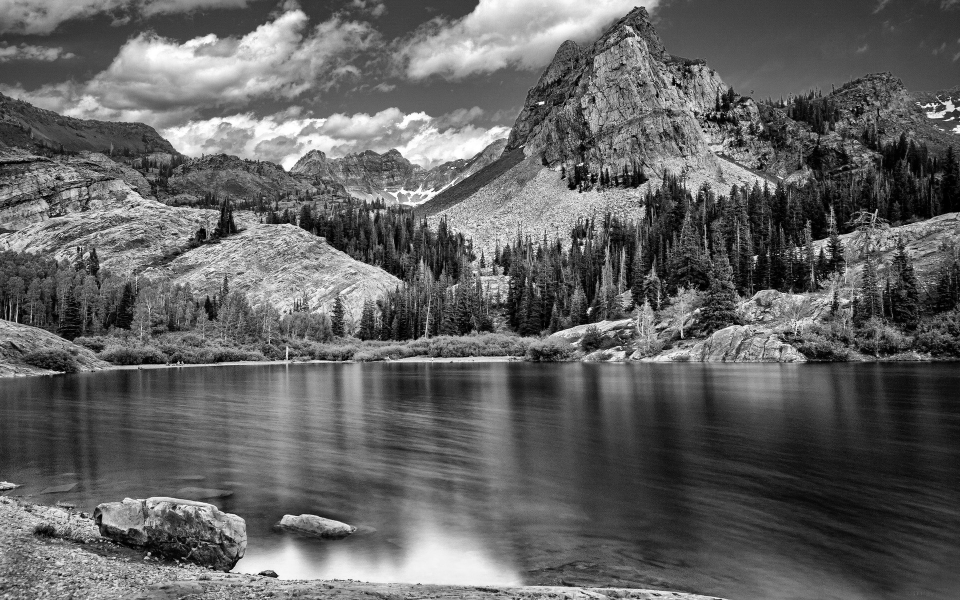
//> input picture 1-normal.jpg, 1920 x 1200 px (shown at 1/2 size); the run also reads 1 picture not shown here
$ ./main   (built with g++ and OpenCV 4)
//> lines starting //> are read from the running program, lines starting //| are printed output that depends on the picture
#include <iostream>
#include <opencv2/opencv.hpp>
using namespace std;
#include "vector"
using namespace cv;

double getVariance(Mat &inputImg, int y , int x) {
    int lowerBoundY = y -1 >=  0? y -1 : y;
    int upperBoundY = y + 1 < inputImg.rows? y + 1 : y;
    int lowerBoundX = x - 1 >= 0? x -1  :  x;
    int upperBoundX = x + 1 < inputImg.cols? x + 1 : x;
    Mat tempMat;
    int length = (upperBoundY - lowerBoundY) + 1;
    int width = (upperBoundX - lowerBoundX) + 1;
    inputImg(Rect(lowerBoundX, lowerBoundY, width, length)).copyTo(tempMat);
    Scalar mean, stddev;
    meanStdDev(tempMat, mean, stddev);
    return stddev.val[0] * stddev.val[0];
}

float calculateNoise(Mat inputImg) {
    float numOfNoisy = 0.0;
    for (int i = 0; i < inputImg.rows; i ++) {
        for (int j = 0; j < inputImg.cols; j++) {
            if ( getVariance(inputImg, i, j)  > 450) {
                numOfNoisy++;
            }
        }
    }
    return  ( numOfNoisy / (inputImg.rows * inputImg.cols) ) * 100;
}

float calculateEdginess(Mat inputImg) {
    float numOfBlurry = 0.0;
    float sum = 0;
    Mat grad_x, grad_y;
    Mat abs_grad_x, abs_grad_y;
    int kernelSize = 3, scale = 1, delta = 0;

    Sobel( inputImg, grad_x, CV_8U, 1, 0, kernelSize, scale, delta, BORDER_DEFAULT );
    convertScaleAbs( grad_x, abs_grad_x );

    Sobel( inputImg, grad_y, CV_8U, 0, 1, kernelSize, scale, delta, BORDER_DEFAULT );
    convertScaleAbs( grad_y, abs_grad_y );

    Mat grad;

    add(abs_grad_x, abs_grad_y, grad);

    for (int i = 0; i < grad.rows; i ++) {
        for (int j = 0; j < grad.cols; j++) {
            sum += (int)(grad.at<uchar>(i,j));
            if ( (int)(grad.at<uchar>(i,j))  < 20) {
                numOfBlurry++;
            }
        }
    }
    return ( numOfBlurry/ (inputImg.rows * inputImg.cols) ) * 100;
}

tuple<bool,float,Mat> removeBlurIfPresent(Mat const& inputImg) {
    float blurPercentage = calculateEdginess(inputImg);
    if (blurPercentage > 68) {
        Mat smoothened;
        GaussianBlur(inputImg, smoothened,Size(23, 23), 5,5);
        Mat edges = inputImg - smoothened;
        Mat sharpened;
        addWeighted(inputImg, 1, edges, 0.7, 0,sharpened);
        return make_tuple(true, blurPercentage, sharpened);
    } else {
        return make_tuple(false, blurPercentage, inputImg);
    }
}

tuple<bool,float,Mat> removeNoiseIfPresent(Mat const& inputImg) {
    Mat smoothened;
    float noisePercentage = calculateNoise(inputImg);
    if (noisePercentage > 50) {
        medianBlur(inputImg, smoothened,5);
        return make_tuple(true, noisePercentage, smoothened);
    }
    return make_tuple(false,noisePercentage,inputImg);
}

tuple<bool,float,Mat> removeCollapsnessIfPresent(Mat const& inputImg) {
    double min, max;

    minMaxLoc(inputImg, &min,&max);
    double spreadnessPercentage = (((max - min) + 1) / 256) * 100;

    if (spreadnessPercentage < 60) {
        double scalingFactor = 256 / ((max - min) + 1);
        double a = 0, c = min;
        Mat uncollapsed = ((inputImg - c) * (scalingFactor) + a)  * 1.15;
        return make_tuple(true, (100 - spreadnessPercentage), uncollapsed);
    }
    return make_tuple(false,(100 - spreadnessPercentage),inputImg);
}

void processImage(Mat const& inputImg, char imageId) {
    tuple<bool,float,Mat> output = removeNoiseIfPresent(inputImg);
    if (get<0>(output)) {
        cout << "Noisy: " << get<1>(output)<<"%"<<endl;
    } else {
        cout<<"No noise!"<< " " << "Noise %: " <<get<1>(output)<<"%"<<endl;
    }

    Mat newImg = get<2>(output);
    tuple<bool,float,Mat> output2= removeBlurIfPresent(newImg);
    if (get<0>(output2)) {
        cout << "Blurry: " << get<1>(output2)<<"%"<<endl;
    } else {
        cout<<"No Blur! "<<"Blur %: "<< get<1>(output2)<<"%"<<endl;
    }

    newImg = get<2>(output2);
    tuple<bool,float,Mat> output3= removeCollapsnessIfPresent(newImg);
    if (get<0>(output3)) {
        cout << "Collapsed: " << get<1>(output3)<<"%"<<endl;
    } else {
        cout<<"No Collapsness! "<<"Collapsness %: "<< get<1>(output3)<<"%"<<endl;
    }
    string fileName = "fixed";
    fileName += imageId;
    fileName += ".jpg";

    imwrite(fileName, get<2>(output3));
    cout << "-----------------------------------------------------------------------------" <<endl;
}

int main() {
    vector<string> files{"1-normal", "2-noisy", "3-blurry", "4-collapsed", "5-blurry_noisy", "6-collapsed_noisy", "7-collapsed_blurry", "8-collapsed_blurry_noisy"};
    auto openAndProcess = [](string name) {cout << name <<endl;processImage(imread(name + ".jpg", 0), name[0]);};
    for_each(files.begin(), files.end(), openAndProcess);
//> the loop in calculateNoise, `for (int i = 0; i < inputImg.rows; i ++)` made 1200 passes
//> numOfNoisy on passes 1 to 3: 3, 6, 8
//> in calculateNoise, inputImg is the input picture: 1200 rows x 1920 cols, CV_8UC1; min 0, max 255, mean 99
//> after the loop in calculateNoise, `for (int i = 0; i < inputImg.rows; i ++)`: numOfNoisy = 639602
//> in removeNoiseIfPresent, `float noisePercentage = calculateNoise(inputImg);`: noisePercentage = 27.76
//| No noise! Noise %: 27.7605%
//> in calculateEdginess, `add(abs_grad_x, abs_grad_y, grad);`:
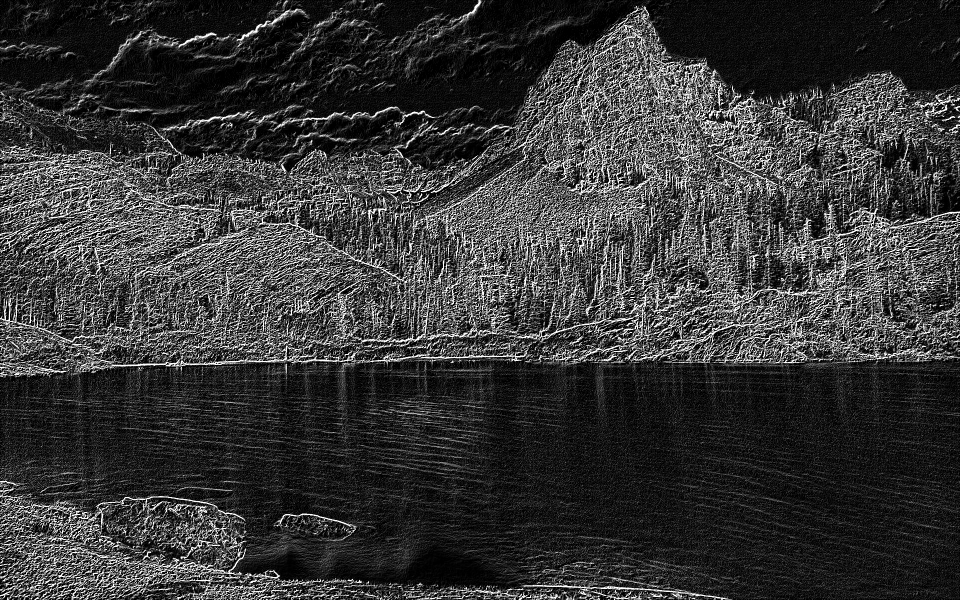
//> grad: 1200 rows x 1920 cols, CV_8UC1 (shown at 1/2 size); min 0, max 255, mean 55.4
//> the loop in calculateEdginess, `for (int i = 0; i < grad.rows; i ++)` made 1200 passes
//> (sum, numOfBlurry) on passes 1 to 3: (15422, 1654), (41042, 3138), (71625, 4517)
//> after the loop in calculateEdginess, `for (int i = 0; i < grad.rows; i ++)`: sum = 127743752; numOfBlurry = 1065825
//> in removeBlurIfPresent, `float blurPercentage = calculateEdginess(inputImg);`: blurPercentage = 46.26
//| No Blur! Blur %: 46.2598%
//> in removeCollapsnessIfPresent, `minMaxLoc(inputImg, &min,&max);`: min = 0; max = 255
//> in removeCollapsnessIfPresent, `double spreadnessPercentage = (((max - min) + 1) / 256) * 100;`: spreadnessPercentage = 100
//| No Collapsness! Collapsness %: 0%
//> the loop in calculateNoise (call 2), `for (int i = 0; i < inputImg.rows; i ++)` made 1200 passes
//> numOfNoisy on passes 1 to 3: 792, 1751, 2726
//| Noisy: 65.6306%
//> in calculateEdginess (call 2), `add(abs_grad_x, abs_grad_y, grad);`:
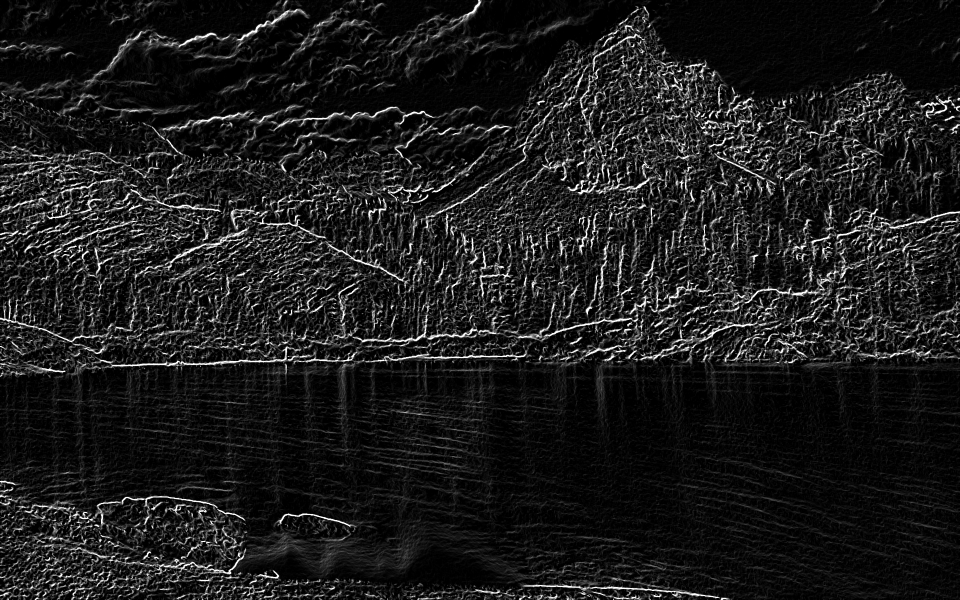
//> grad: 1200 rows x 1920 cols, CV_8UC1 (shown at 1/2 size); min 0, max 255, mean 28.2
//> the loop in calculateEdginess (call 2), `for (int i = 0; i < grad.rows; i ++)` made 1200 passes
//> (sum, numOfBlurry) on passes 1 to 3: (8968, 1811), (23495, 3560), (38886, 5290)
//> after the loop in calculateEdginess (call 2), `for (int i = 0; i < grad.rows; i ++)`: sum = 64926528; numOfBlurry = 1477859
//| No Blur! Blur %: 64.1432%
//| No Collapsness! Collapsness %: 0%
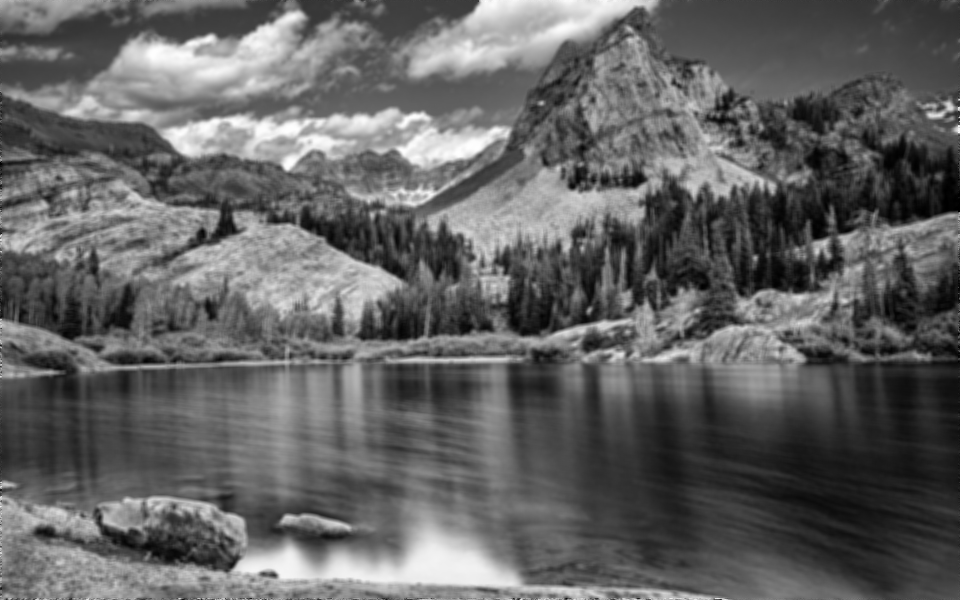
//> input picture 3-blurry.jpg, 1920 x 1200 px (shown at 1/2 size)
//> in calculateNoise, inputImg is the input picture: 1200 rows x 1920 cols, CV_8UC1; min 0, max 255, mean 98.5
//| No noise! Noise %: 0.219401%
//> in calculateEdginess (call 3), `add(abs_grad_x, abs_grad_y, grad);`:
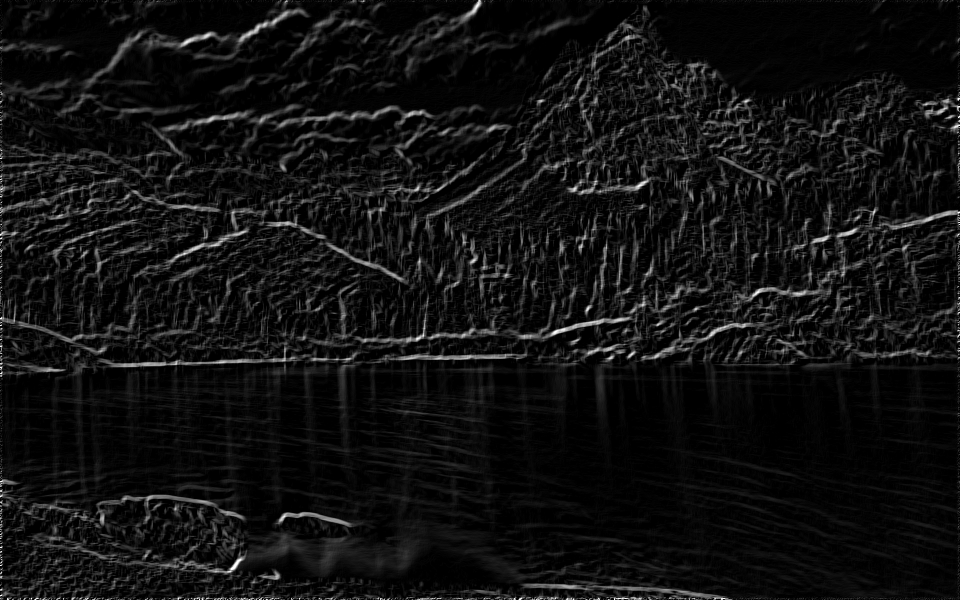
//> grad: 1200 rows x 1920 cols, CV_8UC1 (shown at 1/2 size); min 0, max 255, mean 17.2
//> the loop in calculateEdginess (call 3), `for (int i = 0; i < grad.rows; i ++)` made 1200 passes
//> (sum, numOfBlurry) on passes 1 to 3: (15796, 1639), (41820, 3120), (72361, 4488)
//> after the loop in calculateEdginess (call 3), `for (int i = 0; i < grad.rows; i ++)`: sum = 39521272; numOfBlurry = 1672676
//> in removeBlurIfPresent (call 3), `float blurPercentage = calculateEdginess(inputImg);`: blurPercentage = 72.6
//> in removeBlurIfPresent (call 3), `Mat edges = inputImg - smoothened;`:
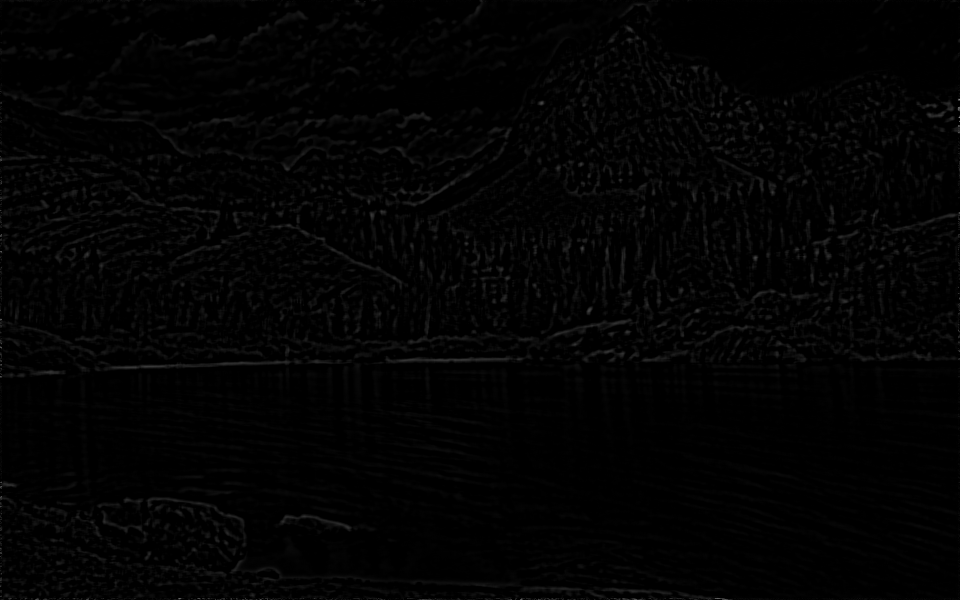
//> edges: 1200 rows x 1920 cols, CV_8UC1 (shown at 1/2 size); min 0, max 158, mean 2.8
//| Blurry: 72.5988%
//| No Collapsness! Collapsness %: 0%
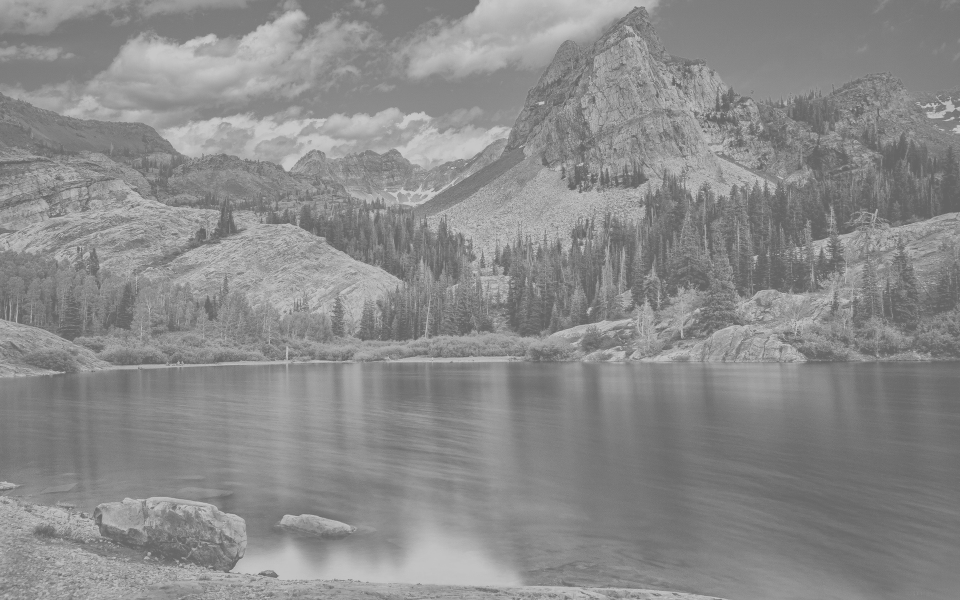
//> input picture 4-collapsed.jpg, 1920 x 1200 px (shown at 1/2 size)
//> in calculateNoise, inputImg is the input picture: 1200 rows x 1920 cols, CV_8UC1; min 95, max 206, mean 138.8
//| No noise! Noise %: 1.78832%
//> in calculateEdginess (call 4), `add(abs_grad_x, abs_grad_y, grad);`:
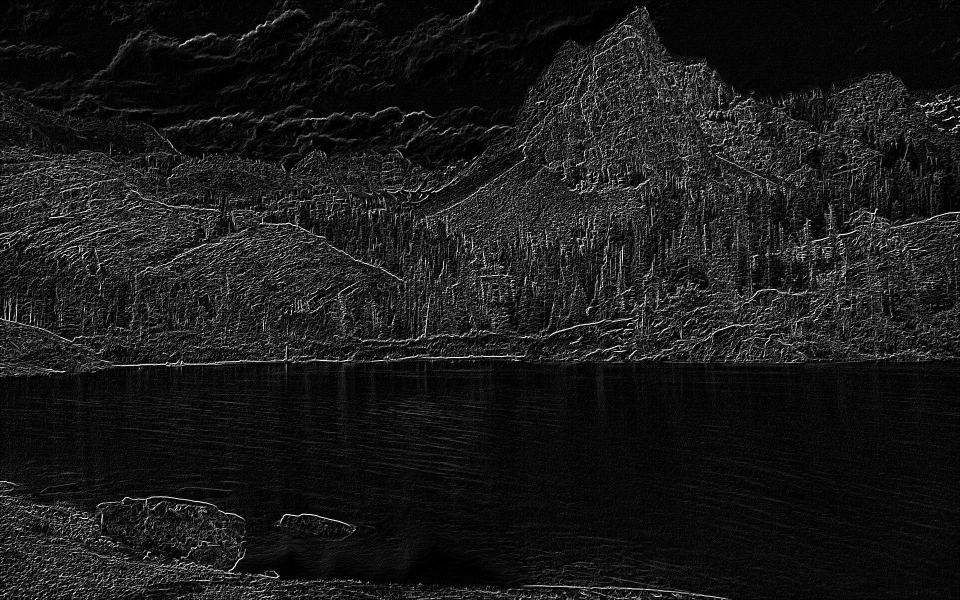
//> grad: 1200 rows x 1920 cols, CV_8UC1 (shown at 1/2 size); min 0, max 255, mean 25.3
//> the loop in calculateEdginess (call 4), `for (int i = 0; i < grad.rows; i ++)` made 1200 passes
//> (sum, numOfBlurry) on passes 1 to 3: (6516, 1879), (17458, 3696), (30159, 5474)
//| No Blur! Blur %: 65.3429%
//| Collapsed: 56.25%
//> 5-blurry_noisy.jpg cannot be read in this run, so this picture is empty
//> (the run ends here: the program stops with an error, at `Sobel( inputImg, grad_x, CV_8U, 1, 0, kernelSize, scale, delta, BORDER..`)
